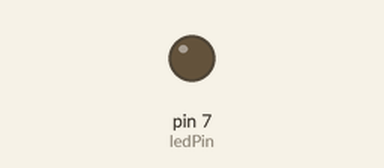
A sketch run on a simulated Arduino Uno, built with avr-gcc and run on an emulated ATmega328P. On the bench: output pins drawn as LEDs (lit = HIGH).

Above: at 0.1 s.
At 128.1 s:
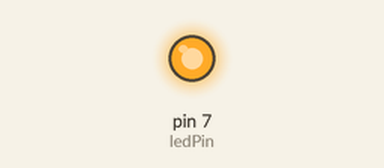
Timing chart, 0 to 129.6 s (numbered marks = the images above):
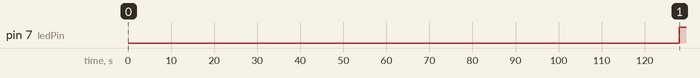

Measured:
- by itself, pin 7 (ledPin): LOW → HIGH at 128 s

The sketch:

sketch_sep25a.ino
```cpp
const int ledPin = 7; // LED가 연결된 핀 번호

void setup() {
  pinMode(ledPin, OUTPUT); // 핀을 출력 모드로 설정
}

void loop() {
  // LED 밝기를 0에서 255까지 증가
  for (int brightness = 0; brightness <= 255; brightness++) {
    analogWrite(ledPin, brightness); // LED 밝기 설정
    delay(1000); // 10ms 대기
  }

  // LED 밝기를 255에서 0까지 감소
  for (int brightness = 255; brightness >= 0; brightness--) {
    analogWrite(ledPin, brightness); // LED 밝기 설정
    delay(1000); // 10ms 대기
  }
}
```
